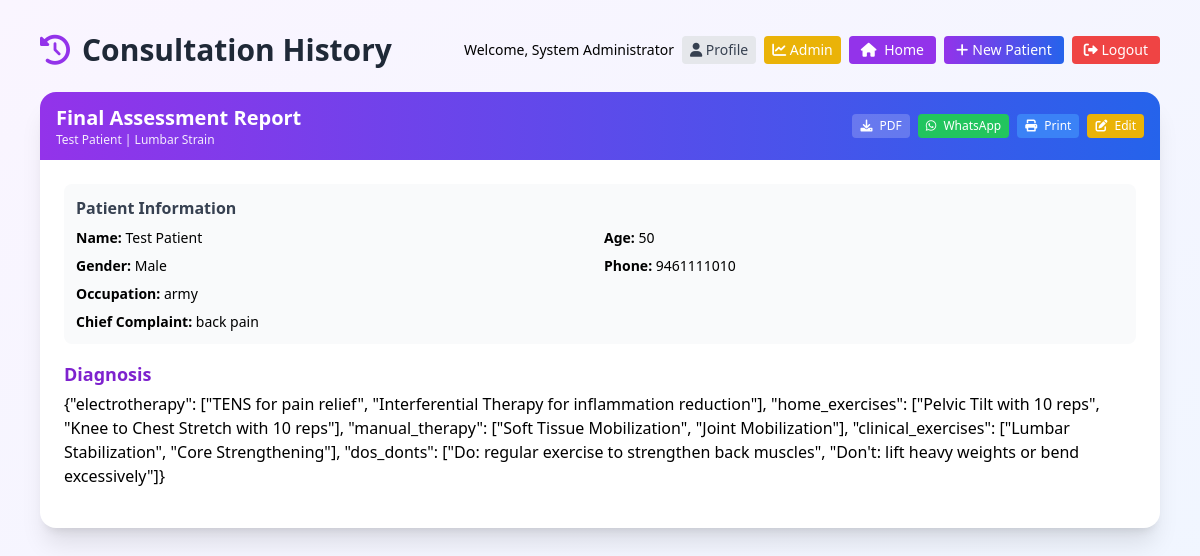
Page /view_report/77394db8-c6e5-475a-9657-00e42904173d (signed in) on the committed database.
### tables this page shows
CREATE TABLE consultations
                 (id TEXT PRIMARY KEY,
                  patient_name TEXT,
                  age INTEGER,
                  gender TEXT,
                  phone TEXT,
                  occupation TEXT,
                  marital_status TEXT,
                  is_pregnant TEXT,
                  trimester TEXT,
                  pregnancy_complications TEXT,
                  children_count INTEGER,
                  chief_complaint TEXT,
                  cause_of_injury TEXT,
                  past_history TEXT,
                  surgical_history TEXT,
                  chat_history TEXT,
                  final_report TEXT,
                  date TEXT, structured_recommendations TEXT, diagnosis TEXT, user_id INTEGER);

### app.py (the view)
@app.route('/view_report/<report_id>')
@login_required
def view_report(report_id):
    lang = session.get('lang', 'en')
    conn = sqlite3.connect(DB_PATH)
    c = conn.cursor()
    if session.get('role') == 'admin':
        c.execute("SELECT * FROM consultations WHERE id=?", (report_id,))
    else:
        c.execute("SELECT * FROM consultations WHERE id=? AND user_id=?", (report_id, session['user_id']))
    row = c.fetchone()
    conn.close()
    if not row:
        return "Report not found", 404
    columns = ['id','patient_name','age','gender','phone','occupation','marital_status','is_pregnant',
               'trimester','pregnancy_complications','children_count','chief_complaint',
               'cause_of_injury','past_history','surgical_history','chat_history',
               'final_report','structured_recommendations','diagnosis','date']
    report = dict(zip(columns, row))
    report['patient_info'] = {'age': report['age'], 'gender': report['gender'], 'phone': report['phone'], 'occupation': report.get('occupation', '')}
    if report.get('structured_recommendations'):
        try:
            report['structured_recommendations'] = json.loads(report['structured_recommendations'])
        except:
            report['structured_recommendations'] = {}
    else:
        report['structured_recommendations'] = {}
    return render_template('history.html', view_report=report, lang=lang, get_text=get_text, consultations=None)

### app.py (called while the page is built)
def login_required(f):
    @wraps(f)
    def decorated_function(*args, **kwargs):
        if 'user_id' not in session:
            return redirect(url_for('login'))
        return f(*args, **kwargs)
    return decorated_function

### templates/history.html (shortened to what this page needs)
<!DOCTYPE html>
<html lang="en">
<head>
    <script src="https://cdn.tailwindcss.com"></script>
    <link href="https://cdnjs.cloudflare.com/ajax/libs/font-awesome/6.0.0/css/all.min.css" rel="stylesheet">
    <link rel="stylesheet" href="{{ url_for('static', filename='css/style.css') }}">
</head>
<body class="bg-gradient-to-br from-purple-50 to-blue-50 min-h-screen">
    <div class="container mx-auto px-3 sm:px-4 py-4 sm:py-8 max-w-6xl">
        <div class="flex flex-col sm:flex-row justify-between items-start sm:items-center gap-3 mb-6">
            <div><h1 class="text-2xl sm:text-3xl font-bold text-gray-800"><i class="fas fa-history text-purple-600 mr-3"></i>{{ get_text('consult_history', lang) }}</h1></div>
            <div class="flex flex-wrap gap-2 items-center">
                <span class="text-sm hidden sm:inline">Welcome, {{ session.full_name }}</span>
                <a href="/profile" class="bg-gray-200 text-gray-700 px-2 py-1 rounded text-xs sm:text-sm"><i class="fas fa-user"></i> Profile</a>
                {% if session.role == 'admin' %}<a href="/admin" class="bg-yellow-500 text-white px-2 py-1 rounded text-xs sm:text-sm"><i class="fas fa-chart-line"></i> Admin</a>{% endif %}
                <a href="/" class="bg-purple-600 text-white px-3 py-1 rounded text-xs sm:text-sm"><i class="fas fa-home mr-1"></i> Home</a>
                <a href="/reset" class="bg-gradient-to-r from-purple-600 to-blue-600 text-white px-3 py-1 rounded text-xs sm:text-sm"><i class="fas fa-plus mr-1"></i>{{ get_text('new_patient', lang) }}</a>
                <a href="/logout" class="bg-red-500 text-white px-3 py-1 rounded text-xs sm:text-sm"><i class="fas fa-sign-out-alt"></i> Logout</a>
            </div>
        </div>
        {% if view_report %}
        <div class="bg-white rounded-2xl shadow-xl overflow-hidden">
            <div class="bg-gradient-to-r from-purple-600 to-blue-600 text-white px-4 py-3 flex flex-wrap justify-between items-center gap-2"><div><h2 class="text-lg sm:text-xl font-bold">{{ get_text('final_assessment', lang) }}</h2><p class="text-xs opacity-90">{{ view_report.patient_name }} | {{ view_report.date[:19] if view_report.date else '' }}</p></div><div class="flex flex-wrap gap-2"><a href="/download_structured_pdf/{{ view_report.id }}" class="bg-white/20 hover:bg-white/30 px-2 py-1 rounded text-xs"><i class="fas fa-download mr-1"></i> PDF</a><a href="/share_whatsapp/{{ view_report.id }}" target="_blank" class="bg-green-500 hover:bg-green-600 px-2 py-1 rounded text-xs"><i class="fab fa-whatsapp mr-1"></i> WhatsApp</a><a href="/print_report/{{ view_report.id }}" target="_blank" class="bg-blue-500 hover:bg-blue-600 px-2 py-1 rounded text-xs"><i class="fas fa-print mr-1"></i> Print</a><a href="/report_edit" class="bg-yellow-500 hover:bg-yellow-600 px-2 py-1 rounded text-xs"><i class="fas fa-edit mr-1"></i> Edit</a></div></div>
            <div class="p-4 sm:p-6"><div class="bg-gray-50 rounded-lg p-3 mb-4"><h3 class="font-semibold text-gray-700 mb-2">Patient Information</h3><div class="grid grid-cols-1 sm:grid-cols-2 gap-2 text-sm"><p><strong>Name:</strong> {{ view_report.patient_name }}</p><p><strong>Age:</strong> {{ view_report.patient_info.age }}</p><p><strong>Gender:</strong> {{ view_report.patient_info.gender }}</p><p><strong>Phone:</strong> {{ view_report.patient_info.phone }}</p><p><strong>Occupation:</strong> {{ view_report.patient_info.occupation }}</p><p class="col-span-2"><strong>Chief Complaint:</strong> {{ view_report.chief_complaint }}</p></div></div>
            {% if view_report.diagnosis %}<div class="mb-4"><h3 class="text-base sm:text-lg font-bold text-purple-700">Diagnosis</h3><p class="mt-1">{{ view_report.diagnosis }}</p></div>{% endif %}
            </div>
        </div>
        {% endif %}
    </div>
</body>
</html>

### rows in the picture
consultations: patient_name "Test Patient", diagnosis "Lumbar Strain", patient_info.age "50", patient_info.gender "Male", patient_info.phone "9461111010", patient_info.occupation "army", chief_complaint "back pain", diagnosis "{\"electrotherapy\": [\"TENS for pain relief\", \"Interferential Therapy for inflammation reduction\"], \"home_exercises\": [\"Pelvic Tilt with 10 reps\", \"Knee to Chest Stretch with 10 reps\"], \"manual_therapy\": [\"Soft Tissue Mobilization\", \"Joint Mobilization\"], \"clinical_exercises\": [\"Lumbar Stabilization\", \"Core Strengthening\"], \"dos_donts\": [\"Do: regular exercise to strengthen back muscles\", \"Don't: lift heavy weights or bend excessively\"]}"

### other values in the picture
{{ get_text('consult_history', lang) }} "Consultation History"
{{ session.full_name }} "System Administrator"
{{ get_text('new_patient', lang) }} "New Patient"
{{ get_text('final_assessment', lang) }} "Final Assessment Report"
